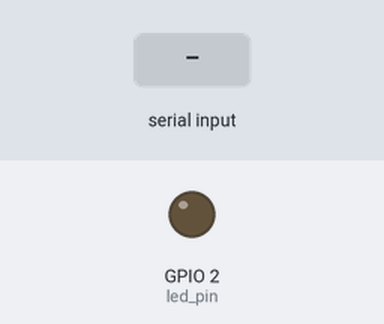
Simulated run of this sketch. Board: ESP32. Shown: output pins drawn as LEDs (lit = HIGH). The test bench sets the inputs (shaded band). What the sketch prints to the serial monitor is not drawn.

Above: at 1.8 s.
1.9 s: byte 30 received over Serial
At 2.7 s:
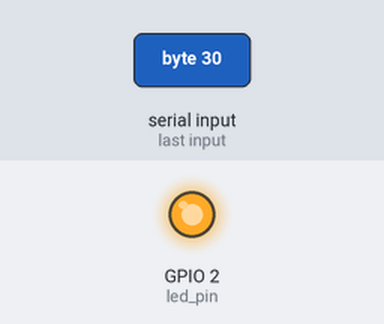
4.4 s: byte 90 received over Serial
At 5.65 s:
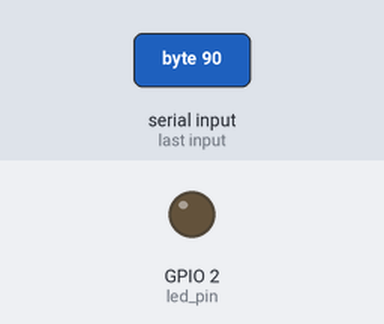
5.9 s: byte 120 received over Serial
At 6.7 s:
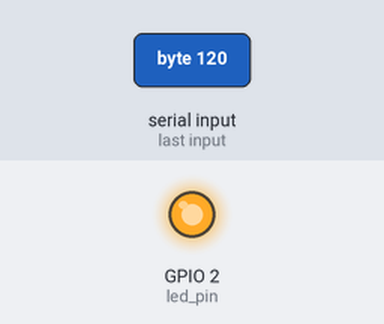
Timing chart, 0 to 8.9 s (numbered marks = the images above; inputs shaded):
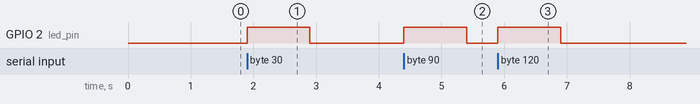

Measured:
- after the input at 1.9 s, GPIO 2 (led_pin): LOW → HIGH at once, → LOW 1.0 s later
- after the input at 4.4 s, GPIO 2 (led_pin): LOW → HIGH at once, → LOW 1.0 s later
- after the input at 5.9 s, GPIO 2 (led_pin): LOW → HIGH at once, → LOW 1.0 s later

The sketch:

freeRTOS_software_timer.ino
```cpp
//Restrict to 1 core
#if CONFIG_FREERTOS_UNICORE
static const BaseType_t app_cpu = 0;
#else
static const BaseType_t app_cpu = 1;
#endif

// Settings
static TickType_t led_timeout = 1000/portTICK_PERIOD_MS; // How many ticks the timer will expire in (convert ms to ticks!)


// Globals
const static int led_pin = LED_BUILTIN;
TimerHandle_t hled_timer;

void timeout( TimerHandle_t xTimer ){
  digitalWrite(led_pin,LOW);
}

void echo(void *parameter){
  char c;
  while (1){

    // See if there are things in the input serial buffer
    if (Serial.available() > 0) {

      // If so, echo everything back to the serial port
      c = Serial.read();
      Serial.print(c);

      // Turn on the LED
      digitalWrite(led_pin, HIGH);

      // Start timer (if timer is already running, this will act as
      // xTimerReset() instead)
      xTimerStart(hled_timer, portMAX_DELAY);
    }
  }
}


void setup(){
  // put your setup code here, to run once:
  Serial.begin(115200);
  pinMode(led_pin,OUTPUT);

  vTaskDelay(1000/ portTICK_PERIOD_MS);

  Serial.println("---Software Timer Showcase---");
  // Initialize timer handle
  hled_timer = xTimerCreate("LED Timer", led_timeout,pdFALSE,(void *)0,timeout);

  if(hled_timer == NULL){
    Serial.println("Timer could not be created");
  }else{
    xTaskCreatePinnedToCore(echo,"Keep on",1024,NULL,1,NULL,app_cpu);
  }

  vTaskDelete(NULL);
}

void loop(){
  // put your main code here, to run repeatedly:

}
```
